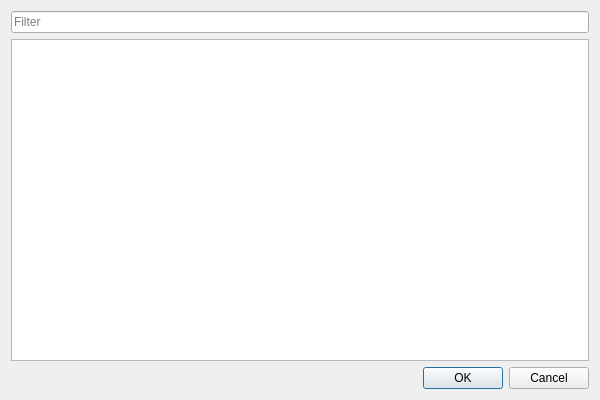
<?xml version="1.0" encoding="UTF-8"?>
<ui version="4.0">
 <class>SearchCreatorDialog</class>
 <widget class="QDialog" name="SearchCreatorDialog">
  <property name="geometry">
   <rect>
    <x>0</x>
    <y>0</y>
    <width>600</width>
    <height>400</height>
   </rect>
  </property>
  <property name="windowTitle">
   <string>Add Creator</string>
  </property>
  <layout class="QVBoxLayout" name="verticalLayout">
   <item>
    <widget class="QLineEdit" name="filterLineEdit">
     <property name="placeholderText">
      <string>Filter</string>
     </property>
    </widget>
   </item>
   <item>
    <widget class="QListWidget" name="listWidget">
     <property name="alternatingRowColors">
      <bool>true</bool>
     </property>
    </widget>
   </item>
   <item>
    <widget class="QDialogButtonBox" name="buttonBox">
     <property name="orientation">
      <enum>Qt::Horizontal</enum>
     </property>
     <property name="standardButtons">
      <set>QDialogButtonBox::Cancel|QDialogButtonBox::Ok</set>
     </property>
    </widget>
   </item>
  </layout>
 </widget>
 <resources/>
 <connections>
  <connection>
   <sender>buttonBox</sender>
   <signal>accepted()</signal>
   <receiver>SearchCreatorDialog</receiver>
   <slot>accept()</slot>
   <hints>
    <hint type="sourcelabel">
     <x>248</x>
     <y>254</y>
    </hint>
    <hint type="destinationlabel">
     <x>157</x>
     <y>274</y>
    </hint>
   </hints>
  </connection>
  <connection>
   <sender>buttonBox</sender>
   <signal>rejected()</signal>
   <receiver>SearchCreatorDialog</receiver>
   <slot>reject()</slot>
   <hints>
    <hint type="sourcelabel">
     <x>316</x>
     <y>260</y>
    </hint>
    <hint type="destinationlabel">
     <x>286</x>
     <y>274</y>
    </hint>
   </hints>
  </connection>
 </connections>
</ui>
